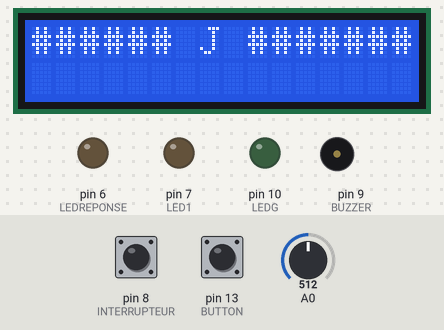
This sketch was run on a simulated Arduino Uno, built with avr-gcc and run on an emulated ATmega328P. Shown: 16×2 character LCD, output pins drawn as LEDs (lit = HIGH), buzzer (waves = sounding). The inputs (shaded band) are chosen by the test bench; at power-on: pin 8 (INTERRUPTEUR) LOW, pin 13 (BUTTON) LOW, A0 = 512. Random numbers use the default seed unless the sketch sets one.

Above: at 1.2 s.
1.3 s: pin 8 (INTERRUPTEUR) pulled HIGH for 0.15 s
2.9 s: pin 13 (BUTTON) pulled HIGH for 0.15 s
At 4.6 s:
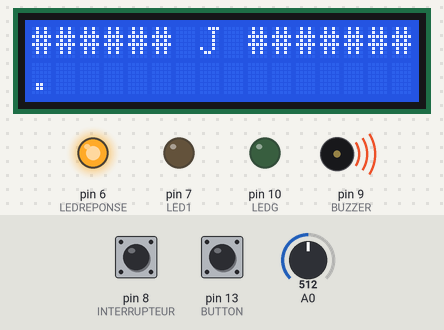
6.0 s: pin 13 (BUTTON) pulled HIGH for 1 s
At 6.4 s:
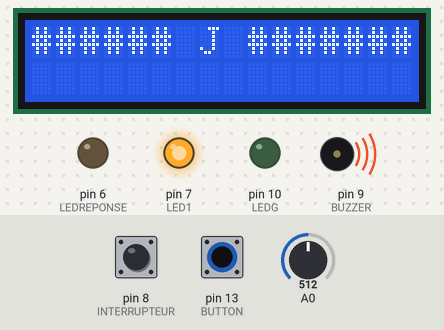
8.5 s: A0 set to 716
At 10.0 s:
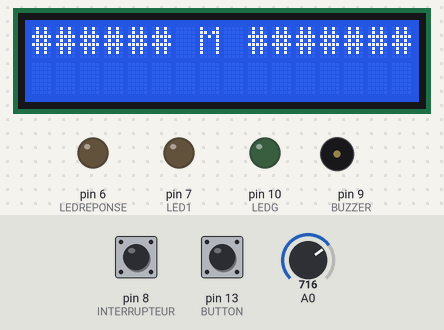
10.5 s: pin 13 (BUTTON) pulled HIGH for 0.15 s
At 12.2 s:
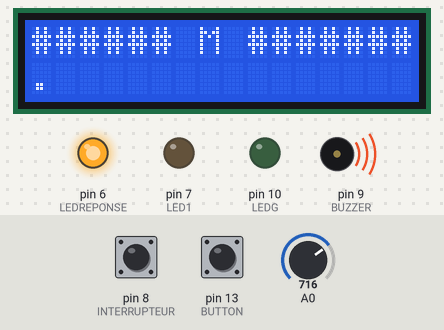
13.6 s: pin 13 (BUTTON) pulled HIGH for 3.2 s
At 14.6 s:
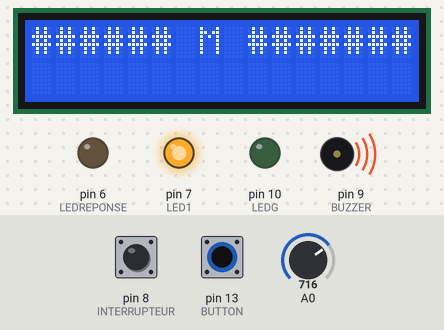
Timing chart, 0 to 19.3 s (numbered marks = the images above; inputs shaded):
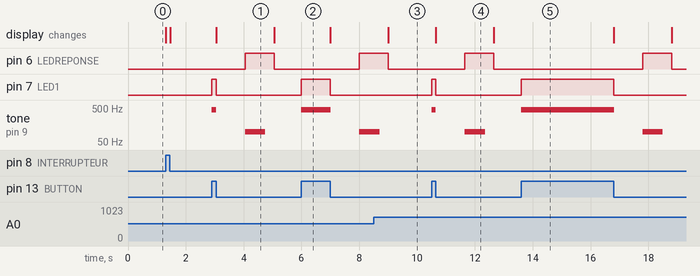

The sketch:

main.ino
```cpp
#include <LiquidCrystal.h>


const int LED1 = 7; // pin de la led qui affiche l'etat du bouton
const int BUTTON = 13; // pin du bouton bip bip
const int BUZZER = 9; // pin du buzzer bzzz bzzz
const int LEDREPONSE =6; // pin de la led qui affiche la reponse dans le mode 1 (pin rouge)
const int LEDG = 10; // deuxiemem pin de la led rgb
const int INTERRUPTEUR = 8; // pin qui recupere le status de l'interrupteur


int ledState = LOW; // etat de la led
int buttonState; // etat du bouton
int last_state = LOW; // etat precedent du bouton
unsigned long last_time; // temps precedent pour faire un delta temps
unsigned long time; // temps
int line = 0; // ligne sur laquelle on affiche sur l'ecran lcd
int col = 0; // colonne sur laquelle on affiche sur l'ecran lcd
String current_word; // mot qui s'affiche
int len_cw =0; // longueur du mot
int space = 1; // si on veut mettre un espace
int translate = 1; // si on veut traduire de morse vers alphabet
LiquidCrystal lcd(12,11,5,4,3,2); // parametre de l'ecran lcd

int interrupteurState = LOW; // etat de l'interrupteur
int lastInterrupteurState = HIGH; // etat precedent de l'interrupteur, pour detecter une variation
String lettre; // lettre qu'on rentre
String lettreADeviner; // la lettre que l'on doit deviner
char alphabet[26]={'A', 'B', 'C', 'D', 'E', 'F', 'G', 'H', 'I', 'J', 'K', 'L', 'M', 'N', 'O', 'P', 'Q', 'R', 'S', 'T', 'U', 'V', 'W', 'X', 'Y', 'Z'};
int nombre_aleatoire; // nombre aleatoire pour choisir une lettre
int reset = 0; // quand on veut reset l'ecran

void setup() {
  // initialisation des pins
  Serial.begin(9600);
  pinMode(LEDG, OUTPUT);
  pinMode(LED1, OUTPUT);
  pinMode(BUTTON, INPUT);
  pinMode(BUZZER, OUTPUT);
  pinMode(LEDREPONSE,OUTPUT);
  lcd.begin(16,2);
  buttonState = digitalRead(BUTTON);
  last_time = millis(); // mise en place du temps
  lcd.setCursor(col,line); // mise en place du curseur


}

void loop() {
  // on lit l'interrupteur pour savoir dans quel mode on veut jouer
  interrupteurState = digitalRead(INTERRUPTEUR);

  if (interrupteurState == HIGH) {
    mode1();
  } else {
    mode2();
  }

  // on detecte une variation, dans ce cas, on reset toute les données des variables necessaires
  if (lastInterrupteurState != interrupteurState) {
    lcd.clear();
    lcd.setCursor(0,0);
    line = 0;
    col = 0;
    current_word = "";
    len_cw=0;
    space=0;
    translate=1;

    if (interrupteurState == LOW) {
      newGameMode2();
    }
  }
  lastInterrupteurState = interrupteurState;

}

void mode2() {
  // deuxieme mode de jeu

  // on verifie les boutons
  checkButton();
  // et on affiche
  writeLetter();

  // si le bouton passe de high a bas, on fait rien, juste on réinitialise les status
  if(buttonState == HIGH and last_state ==LOW){
    translate=0;
    last_state = HIGH;
    last_time = millis();
  }

  // si le bouton est au niveau bas, c'est a dire qu'on est pas appuyé
  // si ca fait plus de 1sec, alors on traduit
  if(last_state ==LOW and (millis()-last_time)>=1000 and translate == 0){
      //addSpace();

      //on traduit ce du morse vers l'alphabet le mot qu'on a écrit
      lettre = dechiffrage(current_word);
      translate =1;

      // si c'est le meme que le mot qu'on doit deviner alors on a gagné
      // donc : bip aigü + led verte
      if (lettre == lettreADeviner) {
        digitalWrite(LEDG, HIGH);
        tone(BUZZER, 1000, 700);
        delay(1000);
        digitalWrite(LEDG, LOW);
      }
      // sinon on a perdu
      // bip grave et led rouge
      else{
        digitalWrite(LEDREPONSE, HIGH);
        tone(BUZZER, 100, 700);
        delay(1000);
        digitalWrite(LEDREPONSE, LOW);
      }

      // puis on demarre une nouvelle partie (nouvelle lettre à deviner)
      newGameMode2();

  }

}

void initGame2() {
  // on reset les fonctions necessaire pour le bon deroulement de la partie et eviter les interferences si on a deja joué au jeu précédent
  current_word = "";
  len_cw=0;
  space=0;
  translate=1;
}

void newGameMode2() {
  // on initialise les valeurs de depart
  initGame2();
  // mise en place de l'aléatoire
  randomSeed(analogRead(A0));

  // on choisi une lettre aléatoire
  nombre_aleatoire=random(0,25); // On créer un nmbre aléaoire entre 1 et 100
  lettreADeviner = alphabet[nombre_aleatoire];

  // mise en place de l'interface
  lcd.clear();
  lcd.print("###### ");
  lcd.print(lettreADeviner);
  lcd.print(" #######");

  lcd.setCursor(0,1);

}

void mode1() {
  //
  digitalWrite(LEDREPONSE, LOW);

  checkButton();
  writeLetter();

  // si le bouton n'est pas appuyé et qu'on a rien fait depuis plus de 1sec et qu'on a pas deja traduit
  if(last_state ==LOW and (millis()-last_time)>=1000 and translate == 0){
    // on traduit le mot et on incremente le curseur
      addSpace();


  }

  // si le bouton n'est pas appuyé depuis plus de 3 sec et qu'on a deja traduit, alors on fait un espace
  if(last_state ==LOW and (millis()-last_time)>=3000 and space == 0){
    if (line != 0 or col != 0) {
      space =1;
      col++;
    }
  }

  //si on appuis, on met a jour le temps et on dit que translate = 0 ce qui signifie que la prochaine fois qu'on attendra plus de 1sec sans rien faire, alors il faudra traduire
  if(buttonState == HIGH and last_state ==LOW){
    translate=0;
    last_state = HIGH;
    last_time = millis();

  }

  // si on est au bout de l'ecran, on supprime ce qu'il y a dessus et on redemarre au debut
  if(col>=16){
    col = 0;
    if(line ==0){
      line = 1;
    }
    else if(line == 1){
      line = 0;
      lcd.clear();
      lcd.setCursor(0,0);
      line=0;
      col=0;
    }
  }

  lcd.setCursor(col, line);

}

void writeLetter() {
  //si on relache le bouton
  if(buttonState == LOW and last_state == HIGH){
    last_state = LOW;
    translate=0;
    // on met a jour le temps
    time = millis() - last_time;
    last_time = millis();
    // si on a appuyé pendant entre 5 et 175ms, alors on ecrit un . au bon endroit
    if(time > 5 and time < 175){ //si appuie entre 5 et 150ms écrit un point
      col++;
      if (col ==16 and line ==1){
        // si on est au bout, de l'ecrant, on revient au debut
        lcd.setCursor(0, 0);
        lcd.print(current_word);
        line = 0;
        col =len_cw+1;
        reset = 1;
      }

      // ecriture sur l'ecran
      lcd.print(".");
      // on met a jour les variables necessaires au traitement
      current_word += ".";
      len_cw ++;
    }
    else if(time >=175){ // si appuie superieur à 175ms écrit un trait -
      col++;
      if (col ==16 and line ==1){
        lcd.clear();
        lcd.setCursor(0, 0);
        lcd.print(current_word);
        line = 0;
        col =len_cw+1;
        reset = 1;
      }
      lcd.print("-");
      current_word += "-";
      len_cw ++;
    }
  }
}
void checkButton() {
  // cet fonction met à jour la led et le son en synchronisation avec l'etat du bouton
  buttonState = digitalRead(BUTTON);

  // si le bouton est appuyé
  if (buttonState == HIGH) {
    // on allume la led et on joue un son
    ledState=HIGH;
    tone(BUZZER, 440, 10);
  } else {
    // sinon on eteint juste la led
    ledState=LOW;
  }
  digitalWrite(LED1, ledState);
}

void addSpace() {
  translate =1; //on active la traduction pour le prochain caractère
  space = 0; //on desactive l'espace pour pas en mettre plusieurs de suite
  if(len_cw>0){ //si un mot est en cours d'écriture
    if(reset == 1){ //si le reset est activé
      lcd.clear();
      lcd.setCursor(0,0);
      col = 0;
      line = 0;
    }
    else{
      delete_word(len_cw, col, line); //on supprime le mot atuel
    }

    lettre = dechiffrage(current_word);//on récupère la lettre correspondante au code morse
    if(lettre != "") {
      lcd.print(lettre); //on affiche la lettre si elle existe
      col++;
    }

    lettre = "";
    current_word ="";
    if(reset == 1){
      reset = 0;
    }
    else{
      col-=len_cw;
    }
    len_cw = 0;

  }
}
void delete_word(int len, int col, int line){
  if(len <= col){ //si on ne doit pas gerer de changement de ligne
    for(int i =0; i<= len ;i++){
      lcd.setCursor(col-i,line); //on supprime les caractère un par un
      lcd.print(" ");
    }
    lcd.setCursor(col-len, line);
  }else{ //pareil en gérant le changement de ligne
    int l1 = len -col;
    for(int i = 0; i<=col; i++){
      lcd.setCursor(col-i,line);
      lcd.print(" ");
    }
    line = (line+1)%2;
    for(int i = 0; i<=l1;i++){
      lcd.setCursor(16-i,line);
      lcd.print(" ");
    }
    lcd.setCursor(16-l1,line);
  }
}

String dechiffrage(String current_word){
  // on rentre un mot en morse et ça nous retourne la lettre correspondante
  String lettre;
  if (current_word== ".-"){
    lettre = "A";
  } else if (current_word== "-..."){
    lettre = "B";
  } else if (current_word== "-.-."){
    lettre = "C";
  } else if (current_word== "-.."){
    lettre = "D";
  } else if (current_word== "."){
    lettre = "E";
  } else if (current_word== "..-."){
    lettre = "F";
  } else if (current_word== "--."){
    lettre = "G";
  } else if (current_word== "...."){
    lettre = "H";
  }else if (current_word== ".."){
    lettre = "I";
  } else if (current_word== ".---"){
    lettre = "J";
  } else if (current_word== "-.-"){
    lettre = "K";
  } else if (current_word== ".-.."){
    lettre = "L";
  } else if (current_word== "--"){
    lettre = "M";
  } else if (current_word== "-."){
    lettre = "N";
  } else if (current_word== "---"){
    lettre = "O";
  } else if (current_word== ".--."){
    lettre = "P";
  } else if (current_word== "--.-"){
    lettre = "Q";
  } else if (current_word== ".-."){
    lettre = "R";
  } else if (current_word== "..."){
    lettre = "S";
  } else if (current_word== "-"){
    lettre = "T";
  } else if (current_word== "..-"){
    lettre = "U";
  } else if (current_word== "...-"){
    lettre = "V";
  } else if (current_word== ".--"){
    lettre = "W";
  } else if (current_word== "-..-"){
    lettre = "X";
  } else if (current_word== "-.--"){
    lettre = "Y";
  } else if (current_word== "--.."){
    lettre = "Z";
  } else{
    lettre = "";
  }
  return lettre;
}
```

Measured:
- after the input at 2.9 s, pin 6 (LEDREPONSE): LOW → HIGH after 1.2 s, → LOW 1.0 s later; pin 7 (LED1): LOW → HIGH at once, → LOW 0.15 s later; tone on pin 9 (BUZZER): silent → 440 Hz at once, → silent 0.15 s later, → 100 Hz 1.0 s later, → silent 0.70 s later; the display: changes after 0.15 s (image 1)
- after the input at 6.0 s, pin 6 (LEDREPONSE): LOW → HIGH after 2.0 s; pin 7 (LED1): LOW → HIGH at once, → LOW 1.0 s later; tone on pin 9 (BUZZER): silent → 440 Hz at once, → silent 1.0 s later, → 100 Hz 0.99 s later
- after the input at 10.5 s, pin 6 (LEDREPONSE): LOW → HIGH after 1.1 s, → LOW 1.0 s later; pin 7 (LED1): LOW → HIGH at once, → LOW 0.15 s later; tone on pin 9 (BUZZER): silent → 440 Hz at once, → silent 0.15 s later, → 100 Hz 1.0 s later, → silent 0.70 s later; the display: changes after 0.15 s (image 4)
- after the input at 13.6 s, pin 6 (LEDREPONSE): LOW → HIGH after 4.2 s, → LOW 1.0 s later; pin 7 (LED1): LOW → HIGH at once, → LOW 3.2 s later; tone on pin 9 (BUZZER): silent → 440 Hz at once, → silent 3.2 s later, → 100 Hz 0.99 s later, → silent 0.70 s later
